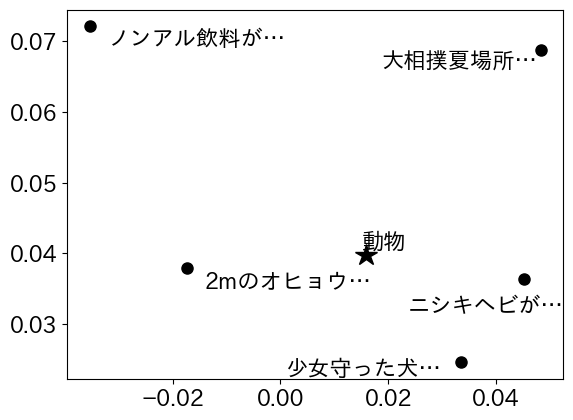

Generate this figure with Python:
#!/usr/bin/env python

from sentence_transformers import SentenceTransformer

import faiss
import numpy as np


np.set_printoptions(
    edgeitems=2, threshold=1, precision=3, floatmode="fixed", suppress=True
)

MODEL = SentenceTransformer("all-MiniLM-L6-v2")
QUERIES = ["動物"]
TITLES = (
    "ノンアル飲料が…",
    "ニシキヘビが…",
    "大相撲夏場所…",
    "少女守った犬…",
    "2mのオヒョウ…",
)
RANKS = [4, 1, 3, 0, 2]


def get_sample_vectors_of(dimension, by_distance=False):
    random_rotation_matrix = faiss.RandomRotationMatrix(
        MODEL.get_sentence_embedding_dimension(),
        dimension
    )

    for seed in range(1000):
        random_rotation_matrix.init(seed)

        query_vectors, title_vectors = [
            random_rotation_matrix.apply_py(MODEL.encode(strings))
            for strings in [QUERIES, TITLES]
        ]

        if by_distance:
            scores = -np.linalg.norm(title_vectors - query_vectors, axis=1).ravel()
        else:
            scores = (title_vectors @ query_vectors.T).ravel()
        ranks = np.argsort(np.argsort(-scores))
        if np.array_equal(RANKS, ranks):
            return scores, title_vectors, query_vectors

    raise


scores, title_vectors, query_vectors = get_sample_vectors_of(8)
for score, title_vector in zip(scores, title_vectors):
    print(score, title_vector)
for query_vector in query_vectors:
    print(query_vector)


from adjustText import adjust_text

import matplotlib.pyplot as plt
import japanize_matplotlib  # noqa


plt.rcParams["font.size"] = 16
plt.figure()

_, title_vectors, query_vectors = get_sample_vectors_of(2, by_distance=True)
annotations = []
for vectors, marker, strings in [[title_vectors, "k.", TITLES], [query_vectors, "k*", QUERIES]]:
    for vector, string in zip(vectors, strings):
        plt.plot(*vector, marker, markersize=plt.rcParams["font.size"])
        ha = "left" if vector[0] < 0 else "right"
        annotations.append(plt.annotate(string, vector, va="center", ha=ha))
adjust_text(annotations, expand=(1.25, 1.25))

plt.savefig(__file__.replace(".py", ".png"), bbox_inches="tight")
